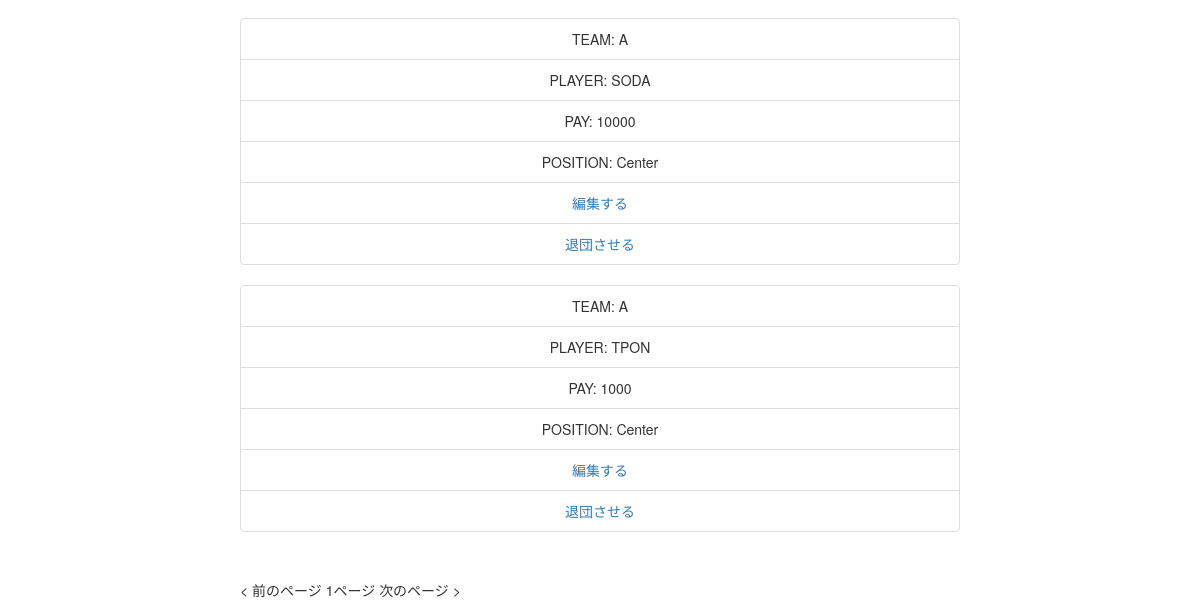
Before: /practice_list/ (lower part) with the older database file.
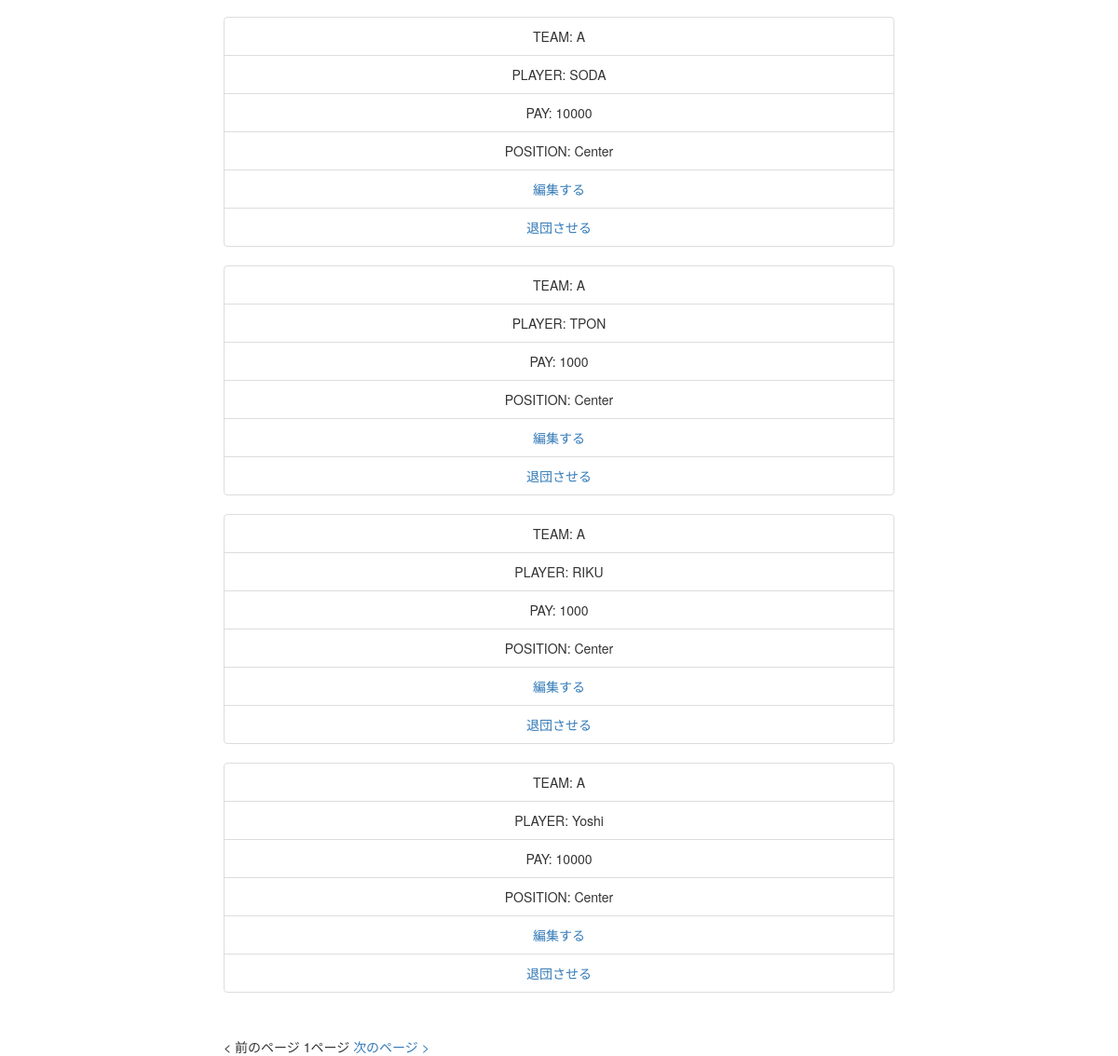
After: the same page with the newer database file.
### practice/models.py (models this page shows, shortened)
class BaseballPlayer(models.Model):
    name = models.CharField('選手名', max_length=32)
    yearly_pay = models.IntegerField('年棒')
    position = models.CharField('守備位置', max_length=32)
    team = models.CharField('球団名', max_length=32)
    class Meta:
        verbose_name = verbose_name_plural = '選手'

### practice/views.py (the view)
# urls.py: url(r'^practice_list/$', views.practice_list, name='practice_list'),
def practice_list(request):
    players = BaseballPlayer.objects.all()
    form = BaseballPlayerSearchForm(request.GET)
    players = form.filter_players(players)
    paginator = Paginator(players, 5)
    params = request.GET.copy()
    if 'page' in params:
        page = params['page']
        del params['page']
    else:
        page = 1
    search_params = params.urlencode()    # urlencode()はクエリーパラメーターの文字列に変換するメソッド
    try:
        players = paginator.page(page)
    except (PageNotAnInteger, EmptyPage):
        players = paginator.page(1)
    d = {
        'form': form,
        'players': players,
        'search_params': search_params,
    }
    return render(request, 'practice/practice_list.html', d)

### practice/forms.py (called while the page is built)
    def filter_players(self, players):
        if self.is_valid():
            name = self.cleaned_data.get('name')
            yearly_pay_min = self.cleaned_data.get('yearly_pay_min')
            yearly_pay_max = self.cleaned_data.get('yearly_pay_max')
            position = self.cleaned_data.get('position')
            team = self.cleaned_data.get('team')
            if name:
                players = players.filter(name__contains=name)
            if yearly_pay_min:
                players = players.filter(yearly_pay__gte=yearly_pay_min)
            if yearly_pay_max:
                players = players.filter(yearly_pay__lte=yearly_pay_max)
            if position:
                players = players.filter(position=position)
            if team:
                players = players.filter(team=team)
            return players
        else:
            return players

### templates/practice/practice_list.html (shortened to what this page needs)
<!doctype html>
<html lang="en">
<head>
    <link rel="stylesheet" href="https://maxcdn.bootstrapcdn.com/bootstrap/3.3.6/css/bootstrap.min.css" />
</head>
<body>
<div id="info-wrapper">
    {% for player in players %}
        <ul class="list-group text-center">
            <li class="list-group-item">TEAM: {{ player.team }}</li>
            <li class="list-group-item">PLAYER: {{ player.name }}</li>
            <li class="list-group-item">PAY: {{ player.yearly_pay }}</li>
            <li class="list-group-item">POSITION: {{ player.position }}</li>
            <li class="list-group-item"><a href="{% url 'practice_edit' player.id %}">編集する</a></li>
            <li class="list-group-item"><a href="{% url 'practice_delete' player.id %}">退団させる</a></li>
        </ul>
    {% endfor %}
</div>
<div id="paginator-wrapper">
    {% if players.has_previous %}
        <a href="?page={{ players.previous_page_number }}&{{ search_params }}">&lt; 前のページ</a>
    {% else %}
        <span>&lt; 前のページ</span>
    {% endif %}
    {{ players.number }}ページ
    {% if  players.has_next %}
        <a href="?page={{ players.next_page_number }}&{{ search_params }}">次のページ &gt;</a>
    {% else %}
        <span>次のページ &gt;</span>
    {% endif %}
</div>
</body>
</html>

### templates/practice/practice_list.html (style rules this page uses)
#info-wrapper { width: 60%; margin: 48px auto; }
#paginator-wrapper { width: 60%; margin: 0 auto; }

Changed rows visible on the page:
added BaseballPlayer: team "A", name "RIKU", yearly_pay "1000", position "Center"
added BaseballPlayer: team "A", name "Yoshi", yearly_pay "10000", position "Center"
